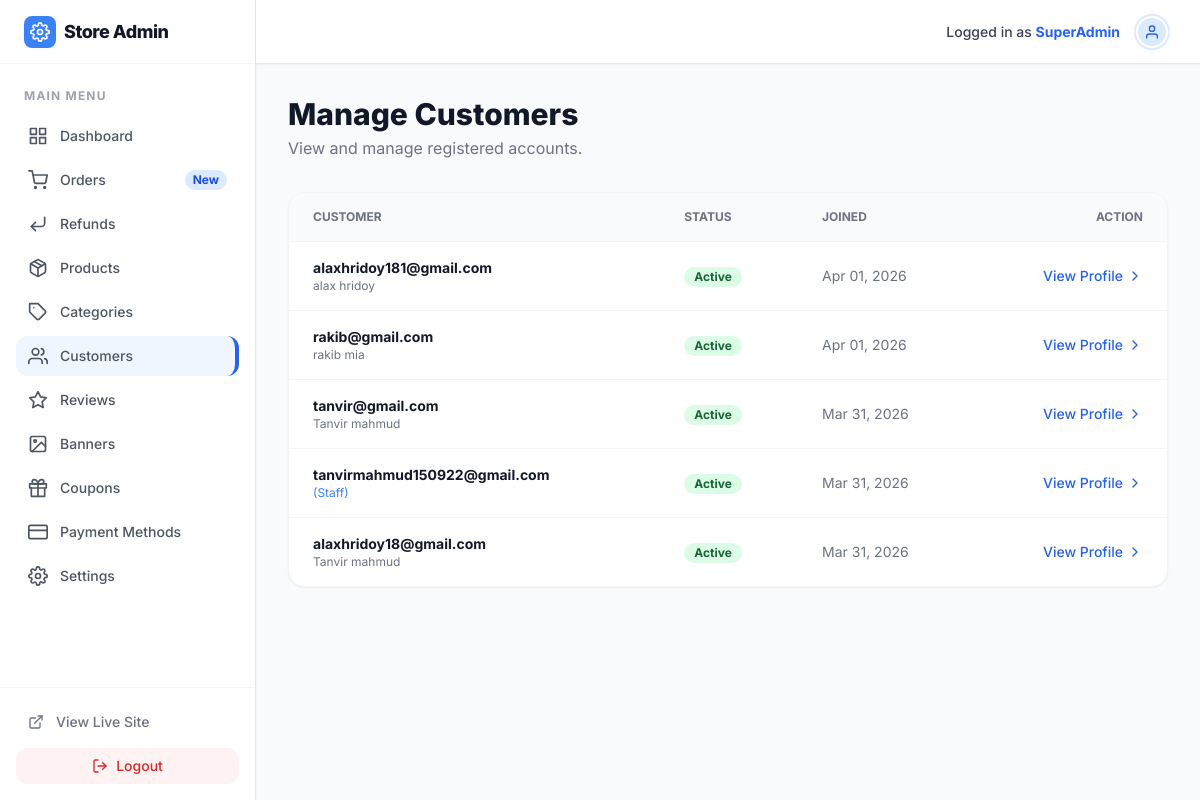
The app's page /store-admin/users/ (signed in) with its own data.
### nexgen/models.py (models this page shows, shortened)
class CustomUser(AbstractBaseUser, PermissionsMixin):
    email = models.EmailField(unique=True)
    first_name = models.CharField(max_length=30, blank=True)
    last_name = models.CharField(max_length=30, blank=True)
    phone_number = models.CharField(max_length=20, blank=True)
    profile_picture = models.ImageField(upload_to='profiles/', blank=True, null=True)
    is_active = models.BooleanField(default=True)
    is_staff = models.BooleanField(default=False)
    date_joined = models.DateTimeField(default=timezone.now)
    notify_email = models.BooleanField(default=True)
    notify_sms = models.BooleanField(default=False)
    notify_push = models.BooleanField(default=True)
    objects = CustomUserManager()
    USERNAME_FIELD = 'email'
    REQUIRED_FIELDS = []

### nexgen/admin_views.py (the view)
# urls.py: path('users/', admin_views.admin_users_list, name='admin_users_list'),
@user_passes_test(is_admin, login_url='/store-admin/login/')
def admin_users_list(request):
    users = CustomUser.objects.all().order_by('-date_joined')
    return render(request, 'admin_panel/users_list.html', {'users': users})

### nexgen/admin_views.py (called while the page is built)
def is_admin(user):
    return user.is_authenticated and user.is_staff

### nexgen/context_processors.py (called while the page is built)
def store_settings(request):
    try:
        settings = StoreSetting.objects.get(pk=1)
        currency = settings.currency
    except StoreSetting.DoesNotExist:
        currency = '$'
    banners = Banner.objects.filter(is_active=True).order_by('order')
    return {
        'STORE_CURRENCY': currency,
        'banners': banners
    }

### nexgen/templates/admin_panel/users_list.html (shortened to what this page needs)
{% extends 'admin_panel/admin_base.html' %}
{% block content %}
<div class="mb-8 flex justify-between items-center">
    <div>
        <h1 class="text-3xl font-extrabold text-gray-900">Manage Customers</h1>
        <p class="text-gray-500 mt-1">View and manage registered accounts.</p>
    </div>
</div>
<div class="bg-white rounded-2xl shadow-sm border border-gray-100 overflow-hidden">
    <div class="overflow-x-auto">
        <table class="w-full text-left text-sm text-gray-600">
            <thead class="bg-gray-50 text-xs uppercase font-bold text-gray-500 border-b border-gray-100">
                <tr>
                    <th scope="col" class="px-6 py-4">Customer</th>
                    <th scope="col" class="px-6 py-4">Status</th>
                    <th scope="col" class="px-6 py-4">Joined</th>
                    <th scope="col" class="px-6 py-4 text-right">Action</th>
                </tr>
            </thead>
            <tbody class="divide-y divide-gray-100">
                {% for user_obj in users %}
                <tr class="hover:bg-gray-50 transition-colors">
                    <td class="px-6 py-4">
                        <div class="font-bold text-gray-900">{{ user_obj.email }}</div>
                        <div class="text-xs text-gray-500">{{ user_obj.first_name }} {{ user_obj.last_name }} {% if user_obj.is_staff %}<span class="text-blue-500">(Staff)</span>{% endif %}</div>
                    </td>
                    <td class="px-6 py-4">
                        {% if user_obj.is_active %}
                            <span class="inline-flex items-center px-2.5 py-0.5 rounded-full text-xs font-bold bg-green-100 text-green-800">Active</span>
                        {% else %}
                            <span class="inline-flex items-center px-2.5 py-0.5 rounded-full text-xs font-bold bg-red-100 text-red-800">Deactivated</span>
                        {% endif %}
                    </td>
                    <td class="px-6 py-4 text-gray-500">{{ user_obj.date_joined|date:"M d, Y" }}</td>
                    <td class="px-6 py-4 text-right">
                        <a href="{% url 'admin_user_detail' user_obj.id %}" class="text-primary-600 hover:text-primary-800 font-medium hover:underline flex items-center justify-end gap-1">View Profile <i data-feather="chevron-right" class="w-4 h-4"></i></a>
                    </td>
                </tr>
                {% empty %}
                <tr>
                    <td colspan="4" class="px-6 py-12 text-center text-gray-500 font-medium">No customers found.</td>
                </tr>
                {% endfor %}
            </tbody>
        </table>
    </div>
</div>
{% endblock %}

### nexgen/templates/admin_panel/admin_base.html (shortened to what this page needs)
<!DOCTYPE html>
<html lang="en">
<head>
    <script src="https://cdn.tailwindcss.com"></script>
</head>
<body class="text-gray-900 min-h-screen flex">
    <aside class="w-64 bg-white border-r border-gray-200 flex flex-col hidden md:flex fixed h-full z-10 shadow-sm">
        <div class="h-16 flex items-center px-6 border-b border-gray-100">
            <a href="{% url 'admin_dashboard' %}" class="flex items-center gap-2 group">
                <div class="bg-primary-500 rounded-lg p-1.5 flex items-center justify-center">
                    <i data-feather="settings" class="text-white w-5 h-5 group-hover:rotate-90 transition-transform duration-500"></i>
                </div>
                <span class="font-extrabold text-lg tracking-tight text-gray-900">Store Admin</span>
            </a>
        </div>
        <nav class="flex-1 py-6 flex flex-col gap-1 px-4">
            <p class="px-2 text-xs font-bold text-gray-400 uppercase tracking-widest mb-2">Main Menu</p>
            <a href="{% url 'admin_dashboard' %}" class="flex items-center gap-3 px-3 py-2.5 rounded-xl text-sm font-medium text-gray-600 hover:bg-gray-50 hover:text-gray-900 transition-colors ">
                <i data-feather="grid" class="w-5 h-5"></i> Dashboard
            </a>
            <a href="{% url 'admin_orders_list' %}" class="flex items-center gap-3 px-3 py-2.5 rounded-xl text-sm font-medium text-gray-600 hover:bg-gray-50 hover:text-gray-900 transition-colors {% if 'order' in request.resolver_match.url_name %}sidebar-active{% endif %}">
                <i data-feather="shopping-cart" class="w-5 h-5"></i> Orders
                <span class="ml-auto bg-primary-100 text-primary-700 py-0.5 px-2 rounded-full text-xs font-bold">New</span>
            </a>
            <a href="{% url 'admin_refunds_list' %}" class="flex items-center gap-3 px-3 py-2.5 rounded-xl text-sm font-medium text-gray-600 hover:bg-gray-50 hover:text-gray-900 transition-colors {% if 'refund' in request.resolver_match.url_name %}sidebar-active{% endif %}">
                <i data-feather="corner-down-left" class="w-5 h-5"></i> Refunds
            </a>
            <a href="{% url 'admin_products_list' %}" class="flex items-center gap-3 px-3 py-2.5 rounded-xl text-sm font-medium text-gray-600 hover:bg-gray-50 hover:text-gray-900 transition-colors {% if 'product' in request.resolver_match.url_name %}sidebar-active{% endif %}">
                <i data-feather="package" class="w-5 h-5"></i> Products
            </a>
            <a href="{% url 'admin_categories_list' %}" class="flex items-center gap-3 px-3 py-2.5 rounded-xl text-sm font-medium text-gray-600 hover:bg-gray-50 hover:text-gray-900 transition-colors {% if 'categor' in request.resolver_match.url_name %}sidebar-active{% endif %}">
                <i data-feather="tag" class="w-5 h-5"></i> Categories
            </a>
            <a href="{% url 'admin_users_list' %}" class="flex items-center gap-3 px-3 py-2.5 rounded-xl text-sm font-medium text-gray-600 hover:bg-gray-50 hover:text-gray-900 transition-colors {% if 'user' in request.resolver_match.url_name %}sidebar-active{% endif %}">
                <i data-feather="users" class="w-5 h-5"></i> Customers
            </a>
            <a href="{% url 'admin_reviews_queue' %}" class="flex items-center gap-3 px-3 py-2.5 rounded-xl text-sm font-medium text-gray-600 hover:bg-gray-50 hover:text-gray-900 transition-colors {% if 'review' in request.resolver_match.url_name %}sidebar-active{% endif %}">
                <i data-feather="star" class="w-5 h-5"></i> Reviews
            </a>
            <a href="{% url 'admin_banners_list' %}" class="flex items-center gap-3 px-3 py-2.5 rounded-xl text-sm font-medium text-gray-600 hover:bg-gray-50 hover:text-gray-900 transition-colors {% if 'banner' in request.resolver_match.url_name %}sidebar-active{% endif %}">
                <i data-feather="image" class="w-5 h-5"></i> Banners
            </a>
            <a href="{% url 'admin_coupons_list' %}" class="flex items-center gap-3 px-3 py-2.5 rounded-xl text-sm font-medium text-gray-600 hover:bg-gray-50 hover:text-gray-900 transition-colors {% if 'coupon' in request.resolver_match.url_name %}sidebar-active{% endif %}">
                <i data-feather="gift" class="w-5 h-5"></i> Coupons
            </a>
            <a href="{% url 'admin_payments_list' %}" class="flex items-center gap-3 px-3 py-2.5 rounded-xl text-sm font-medium text-gray-600 hover:bg-gray-50 hover:text-gray-900 transition-colors {% if 'payment' in request.resolver_match.url_name %}sidebar-active{% endif %}">
                <i data-feather="credit-card" class="w-5 h-5"></i> Payment Methods
            </a>
            <a href="{% url 'admin_settings' %}" class="flex items-center gap-3 px-3 py-2.5 rounded-xl text-sm font-medium text-gray-600 hover:bg-gray-50 hover:text-gray-900 transition-colors ">
                <i data-feather="settings" class="w-5 h-5"></i> Settings
            </a>
        </nav>
        <div class="p-4 border-t border-gray-100">
            <a href="{% url 'home' %}" class="flex items-center gap-3 px-3 py-2 rounded-xl text-sm font-medium text-gray-500 hover:bg-gray-100 transition-colors">
                <i data-feather="external-link" class="w-4 h-4"></i> View Live Site
            </a>
            <form method="post" action="{% url 'logout' %}" class="w-full mt-2">
                <button type="submit" class="w-full flex items-center justify-center gap-2 py-2 text-sm font-medium text-red-600 bg-red-50 rounded-xl hover:bg-red-100 transition-colors">
                    <i data-feather="log-out" class="w-4 h-4"></i> Logout
                </button>
            </form>
        </div>
    </aside>
    <div class="flex-1 md:ml-64 flex flex-col min-h-screen">
        <header class="h-16 bg-white border-b border-gray-200 flex items-center justify-end px-8 sticky top-0 z-40 shadow-sm">
            <div class="flex items-center gap-4">
                <span class="text-sm font-medium text-gray-700">Logged in as <strong class="text-primary-600">{{ request.user.first_name|default:"SuperAdmin" }}</strong></span>
                <div class="h-8 w-8 bg-primary-100 rounded-full flex items-center justify-center border border-primary-200 shadow-sm border-2 border-white ring-2 ring-primary-100">
                    <i data-feather="user" class="text-primary-600 w-4 h-4"></i>
                </div>
            </div>
        </header>
        <main class="flex-1 p-8">
            {% block content %}{% endblock %}
        </main>
    </div>
</body>
</html>

### nexgen/templates/admin_panel/admin_base.html (style rules this page uses)
body { font-family: 'Inter', sans-serif; background-color: #f8fafc; }
.sidebar-active { background-color: #eff6ff; color: #2563eb; font-weight: 600; border-right: 4px solid #2563eb; }

### records on screen
CustomUser: user.first_name "SuperAdmin", email "tanvirmahmud150922@gmail.com", is_staff "(Staff)", is_active "Active", date_joined "Mar 31, 2026"
CustomUser: email "alaxhridoy181@gmail.com", first_name "alax", last_name "hridoy", is_active "Active", date_joined "Apr 01, 2026"
CustomUser: email "rakib@gmail.com", first_name "rakib", last_name "mia", is_active "Active", date_joined "Apr 01, 2026"
CustomUser: email "tanvir@gmail.com", first_name "Tanvir", last_name "mahmud", is_active "Active", date_joined "Mar 31, 2026"
CustomUser: email "alaxhridoy18@gmail.com", first_name "Tanvir", last_name "mahmud", is_active "Active", date_joined "Mar 31, 2026"
